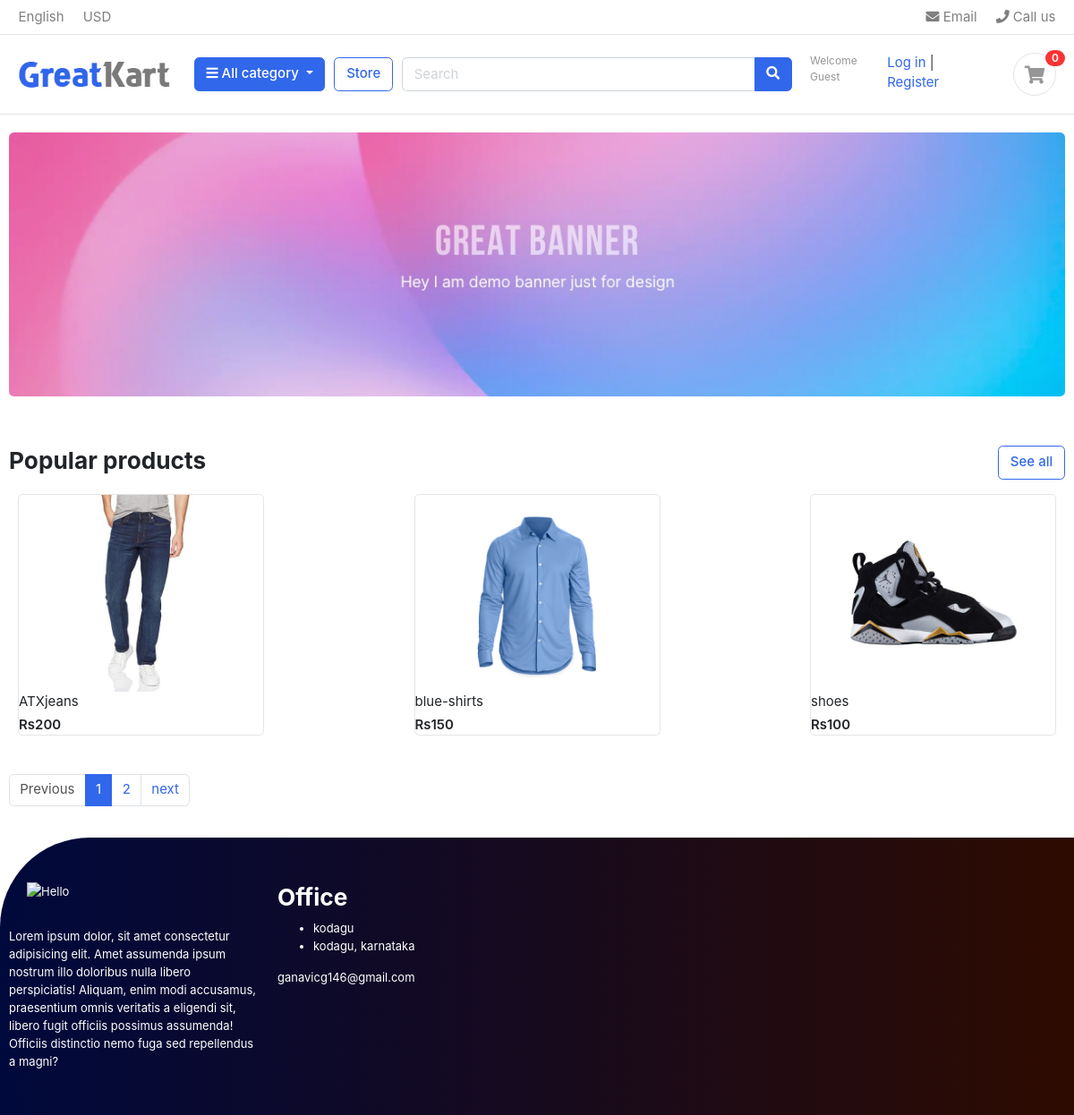
The page / on the database its author committed.
### store/models.py (models this page shows, shortened)
class Product(models.Model):
    product_name=models.CharField(max_length=200,unique=True)
    slug        =models.SlugField(max_length=200,unique=True)
    description=models.TextField(max_length=255)
    quantity    =models.IntegerField()
    category    =models.ForeignKey(category,on_delete=models.CASCADE)
    image       =models.ImageField(upload_to='photos/product')
    price       =models.IntegerField()
    stock       =models.IntegerField()
    is_available=models.BooleanField(default=True)
    created_data=models.DateTimeField(auto_now=True)
    modified_data=models.DateTimeField(auto_now_add=True)
    def get_url(self):
        return reverse('product_details',args=[self.category.slug,self.slug])

### greatkart1/views.py (the view)
# urls.py: path('',views.index,name='home'),
def index(request):
    products=Product.objects.all().filter(is_available=True)
    paginator =Paginator(products, 3)
    page = request.GET.get('page')
    paged_product = paginator.get_page(page)
    return render(request,'index.html',{'products':paged_product})

### category/context_processor.py (called while the page is built)
def menu_link(request):
    link=category.objects.all
    return dict(link=link)

### category/models.py (called while the page is built)
    def get_url(self):
        return reverse('category_product',args=[self.slug])

### greatkart1/templates/index.html
{% extends 'base.html' %}
{% load static %}
{% block content %}
<section class="section-intro padding-y-sm">
<div class="container">
<div class="intro-banner-wrap">
	<img src="{% static 'images/banners/1.jpg' %}" class="img-fluid rounded">
</div>
</div>
</section>
<section class="section-name padding-y-sm">
<div class="container">
<header class="section-heading">
	<a href="./store.html" class="btn btn-outline-primary float-right">See all</a>
	<h3 class="section-title">Popular products</h3>
</header>
<div class="row">
	{% for i in products %}
	<div class="col-md-3">
		<div class="card card-product-grid">
			<a href="{{i.get_url}}" class="img-wrap"> <img src="{{ i.image.url }}">  </a>
			<figcaption class="info-<wrap">
				<a href="{{i.get_url}}" class="title">{{i.product_name}}</a>
				<div class="price mt-1">Rs{{i.price}}</div>
			</figcaption>
		</div>
	</div>
	{% endfor %}
</div>
<nav class="mt-4" aria-label="Page navigation sample">
	<ul class="pagination">
	  {% if products.has_previous %}
		  <li class="page-item "><a class="page-link" href="?page={{ products.previous_page_number }}">Previous</a></li>
	  {% else %}
		  <li class="page-item disabled"><a class="page-link" href="">Previous</a></li>
	  {% endif %}
	  {% for i in products.paginator.page_range %}
		  {% if products.number == i %}
			  <li class="page-item active"><a class="page-link" href="?page={{i}}">{{i}}</a></li>
		  {% else %}
			  <li class="page-item"><a class="page-link" href="?page={{i}}">{{i}}</a></li>
		  {% endif %}
	  {% endfor %}
	  {% if products.has_next %}
		  <li class="page-item "><a class="page-link" href="?page={{ products.next_page_number }}">next</a></li>
	  {% else %}
		  <li class="page-item disabled"><a class="page-link" href="">next</a></li>
	  {% endif %}
	</ul>
  </nav>
</div>
</section>
</body>
</html>
{% endblock %}

### greatkart1/templates/base.html (shortened to what this page needs)
<!DOCTYPE HTML>
{% load static %}
<html lang="en">
<head>
<link href="{% static 'css/bootstrap.css' %}" rel="stylesheet" type="text/css"/>
<link href="{% static 'fonts/fontawesome/css/all.min.css' %}" type="text/css" rel="stylesheet">
<link href="{% static 'css/ui.css' %}" rel="stylesheet" type="text/css"/>
<link href="{% static 'css/responsive.css' %}" rel="stylesheet" media="only screen and (max-width: 1200px)" />
</head>
<body>
{% include 'includes/header.html' %}
{% block content %}
{% endblock %}
{% include 'includes/footer.html' %}

### greatkart1/templates/includes/header.html (shortened to what this page needs)
{% load static %}
<header class="section-header">
    <nav class="navbar p-md-0 navbar-expand-sm navbar-light border-bottom">
    <div class="container">
      <div class="collapse navbar-collapse" id="navbarTop4">
        <ul class="navbar-nav mr-auto">
            <li class="nav-item dropdown">
                 <a href="#" class="nav-link">   English </a>
            </li>
            <li class="nav-item dropdown">
                <a href="#" class="nav-link"> USD </a>
            </li>
        </ul>
        <ul class="navbar-nav">
            <li><a href="#" class="nav-link"> <i class="fa fa-envelope"></i> Email </a></li>
            <li><a href="#" class="nav-link"> <i class="fa fa-phone"></i> Call us </a></li>
        </ul>
      </div>
    </div>
    </nav>
    <section class="header-main border-bottom">
        <div class="container">
    <div class="row align-items-center">
        <div class="col-lg-2 col-md-3 col-6">
            <a href="{% url 'home' %} "class="brand-wrap">
                <img class="logo" src="{% static './images/logo.png'%}">
            </a>
        </div>
        <div class="col-lg col-sm col-md col-6 flex-grow-0">
            <div class="category-wrap dropdown d-inline-block float-right">
                <button type="button" class="btn btn-primary dropdown-toggle" data-toggle="dropdown">
                    <i class="fa fa-bars"></i> All category
                </button>
            </div>
        </div>
        <a href="{% url 'store' %}" class="btn btn-outline-primary">Store</a>
        <div class="col-lg  col-md-6 col-sm-12 col">
            <form  method="get" action="{% url 'search' %}" class="search">
                <div class="input-group w-100">
                    <input type="text" class="form-control" style="width:60%;" placeholder="Search"  name="keyword">
                    <div class="input-group-append">
                      <button class="btn btn-primary" type="submit">
                        <i class="fa fa-search"></i>
                      </button>
                    </div>
                </div>
            </form>
        </div>
        <div class="col-lg-3 col-sm-6 col-8 order-2 order-lg-3">
                    <div class="d-flex justify-content-end mb-3 mb-lg-0">
                        {% if user.id is not None %}
                            <div class="widget-header">
                                <small class="title text-muted">Welcome {{user.first_name}}</small>
                                <div>
                                    <a href="{% url 'logout' %}">Log out</a> <span class="dark-transp"> | </span>
                                    <a href="{% url 'dashboard' %}"> Dashbord</a>
                                </div>
                            </div>
					    {% else %}
                            <small class="title text-muted">Welcome Guest</small>
                            <div>
                                <a href="{% url 'login' %}">Log in</a> <span class="dark-transp"> | </span>
                                <a href="{% url 'register' %}"> Register</a>
                            </div>
					    {% endif %}
                        <a href="./cart.html" class="widget-header pl-3 ml-3">
                            <div class="icon icon-sm rounded-circle border"><i class="fa fa-shopping-cart"></i></div>
                            <span class="badge badge-pill badge-danger notify">0</span>
                        </a>
                    </div>
                </div>
    </div>
        </div>
    </section>
    </header>

### greatkart1/templates/includes/footer.html (shortened to what this page needs)
<footer>
    <div class="row">
      <div class="col">
        <img src="#" alt="Hello" class="logo1">
        <p>Lorem ipsum dolor, sit amet consectetur adipisicing elit. Amet assumenda ipsum nostrum illo doloribus nulla libero perspiciatis! Aliquam, enim modi accusamus, praesentium omnis veritatis a eligendi sit, libero fugit officiis possimus assumenda! Officiis distinctio nemo fuga sed repellendus a magni? </p>
      </div>
      <div class="col">
        <h3>Office</h3>
        <ul>
          <li><p>kodagu</p></li>
        <li><p>kodagu, karnataka</p></li>
        </ul>
        <p class="email-id">ganavicg146@gmail.com</p>
      </div>
      <div class="col"></div>
      <div class="col"></div>
      <div class="col"></div>
    </div>
  </footer>

### greatkart1/static/css/ui.css (style rules this page uses)
html { font-family: "Inter", sans-serif; font-size: 15px; }
.img-wrap { text-align: center; display: block; }
.img-wrap img { max-width: 100%; }
.icon-xs, .icon-sm, .icon-md, .icon-lg { display: inline-block; text-align: center; flex-shrink: 0; flex-grow: 0; }
.icon-sm { width: 48px; height: 48px; line-height: 48px !important; font-size: 20px; }
.padding-y-sm { padding-top: 20px; padding-bottom: 20px; }
.section-heading { margin-bottom: 20px; margin-top: 15px; }
.section-title { color: #212529; }
p:last-child { margin-bottom: 0; }
.header-main { position: relative; padding-top: 1rem; padding-bottom: 1rem; }
.brand-wrap .logo, .navbar-brand .logo { margin-right: 7px; max-height: 42px; display: inline-block; }
.widget-header { display: inline-block; vertical-align: middle; position: relative; }
.widget-header i { color: #969696; }
.widget-header .notify { position: absolute; top: -3px; right: -10px; }
[class*=card-product] a.title { color: #212529; display: block; }
[class*=card-product] .img-wrap { overflow: hidden; position: relative; }
[class*=card-product] .img-wrap img { height: 100%; max-width: 100%; width: auto; display: inline-block; -o-object-fit: cover; object-fit: cover; }
.card-product-grid { margin-bottom: 20px; }
.card-product-grid .img-wrap { border-radius: 0.2rem 0.2rem 0 0; height: 220px; }
.card .img-wrap { overflow: hidden; }
.notify { position: absolute; top: -4px; right: -10px; display: inline-block; padding: 0.25em 0.6em; font-size: 12px; line-height: 1; text-align: center; border-radius: 3rem; color: #fff; background-color: #fa3434; }
.price { font-weight: 600; color: #212529; }

### greatkart1/templates/includes/footer.html (style rules this page uses)
footer { width: 100%; position: bottom; bottom: 0; background: linear-gradient(to right, #00093c, #2d0b00); color: #fff; padding: 40px 0 20px; border-top-left-radius: 100px; font-size: 13px; line-height: 20px; }
.row { width: 100%; margin: auto; display: flex; flex-wrap: wrap; align-items: flex-start; justify-content: space-between; }
.col { flex-basis: 25%; padding: 10px; }
.logo1 { width: 80px; margin-bottom: 30px; margin-left: 20px; }

### rows shown on the page
Product: image (picture), product_name "ATXjeans", price "200"
Product: image (picture), product_name "blue-shirts", price "150"
Product: image (picture), product_name "shoes", price "100"

### other values the page prints
{{ i }} "1"
{{ i }} "2"
